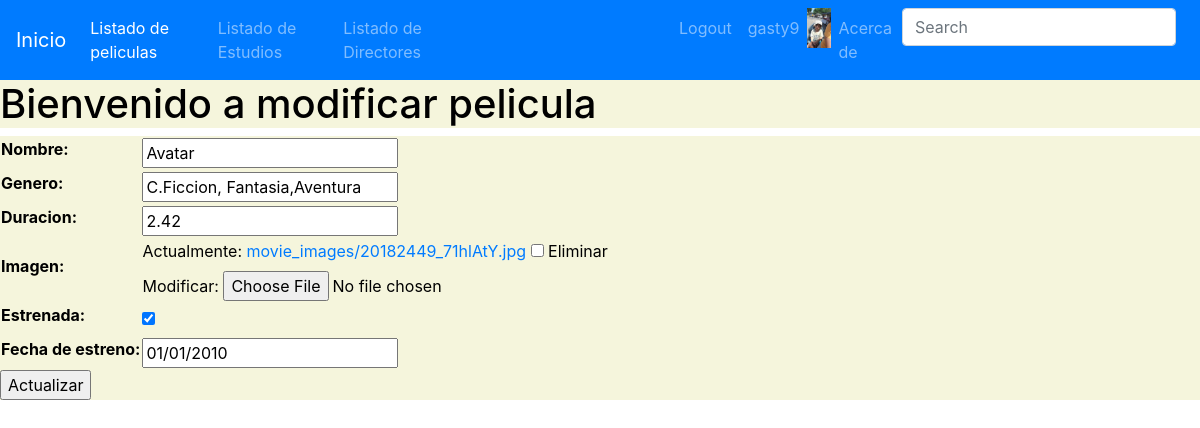
Page /movies/movies-update/1/ (signed in) on the earlier database version.
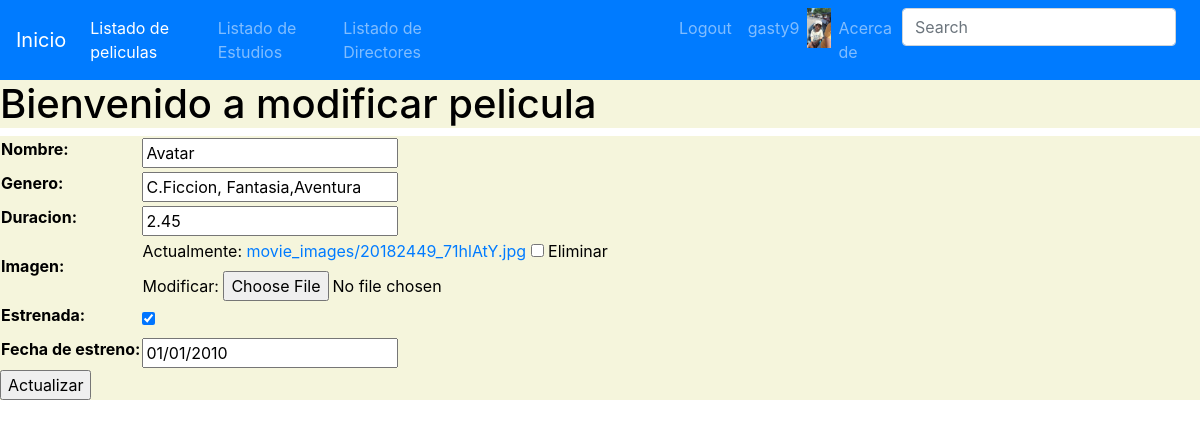
Same page on the later database version.
### movies/models.py (models this page shows, shortened)
class Movies(models.Model):
    name = models.CharField(max_length=100, verbose_name='Nombre')
    type = models.CharField(max_length=100, verbose_name='Genero')
    duration = models.FloatField(verbose_name='Duracion')
    picture = models.ImageField(upload_to='movie_images',null=True, blank=True,verbose_name='Imagen')
    premiered = models.BooleanField(verbose_name='Estrenada', default=True, blank=True)
    date = models.DateField(null=True, blank=True, verbose_name='Fecha de estreno')
    class Meta:
        verbose_name = "Movie"
        verbose_name_plural = "Movies"

### movies/views.py (the view, shortened to what this page needs)
# urls.py: path('movies-update/<int:pk>/',movie_update),
@login_required
def movie_update(request, pk):
    movie = Movies.objects.get(id=pk)
    if request.method == 'GET':
        context = {
            'form': MoviesForm(
                initial={
                    'name':movie.name,
                    'type':movie.type,
                    'duration':movie.duration,
                    'picture':movie.picture,
                    'premiered':movie.premiered,
                    'date':movie.date,
                }
            )
        }
        return render(request, 'update_movies.html', context=context)

### movies/forms.py
class MoviesForm(forms.Form):
    name = forms.CharField(max_length=100, label='Nombre')
    type = forms.CharField(max_length=100, label='Genero')
    duration = forms.FloatField( label='Duracion')
    picture = forms.ImageField(label='Imagen',required=False)
    premiered = forms.BooleanField(label='Estrenada', required=False)
    date = forms.DateField(label='Fecha de estreno',required=False)
    class Meta:
        model = Movies
        fields = ['name','type','duration','picture','premiered']

### templates/update_movies.html (shortened to what this page needs)
{% extends 'base.html' %}
{% block content%}
<h1 style="color: black;background-color: beige;">Bienvenido a modificar pelicula</h1>
    {% if form %}
        <form action="" method="POST"  enctype="multipart/form-data" style="color: black;background-color: beige;">
            <table>
                {{form.as_table}}
            </table>
            <input type="submit" value="Actualizar">
        </form>
    {%endif%}
{% endblock%}

Differences in the rows shown:
changed Movies "Avatar": duration "2.42" → "2.45"
